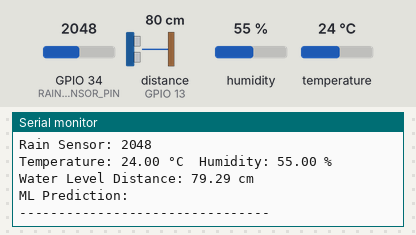
This sketch was run on a simulated ESP32. On the bench: the last lines printed to the serial monitor. Wiring (inferred from the names in the program): ultrasonic range finder: trigger GPIO 12; echo GPIO 13. Inputs (shaded band) come from the test bench; at power-on: distance to the obstacle (sensor on GPIO 13) 80 cm, humidity 55 %, GPIO 34 (RAIN_SENSOR_PIN) = 2048, temperature 24 °C. The echo pulse lasts 58.3 µs per cm; WiFi joins after 1.5 s; servers stay silent unless stated; uploads are accepted with an empty reply.

Above: at 2.7 s.
2.8 s: distance to the obstacle (sensor on GPIO 13) set to 2 cm
At 4.91 s:
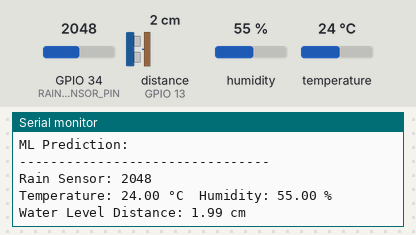
6.9 s: humidity set to 22 %
At 9.0 s:
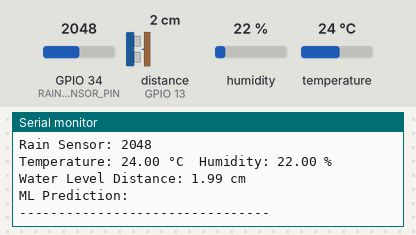
11.0 s: GPIO 34 (RAIN_SENSOR_PIN) set to 2866
At 11.36 s:
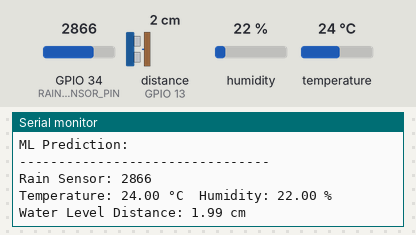
15.1 s: temperature set to 12 °C
At 17.81 s:
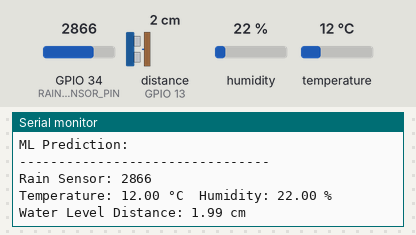
19.2 s: distance to the obstacle (sensor on GPIO 13) set to 4 cm
At 22.4 s:
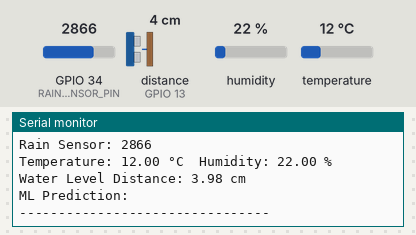
23.3 s: GPIO 34 (RAIN_SENSOR_PIN) set to 3972
At 24.26 s:
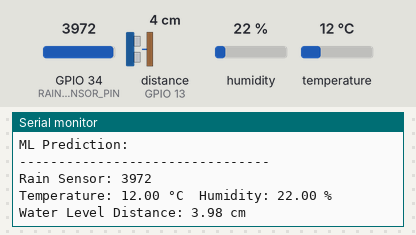
Timing chart, 0 to 26.3 s (numbered marks = the images above; inputs shaded):
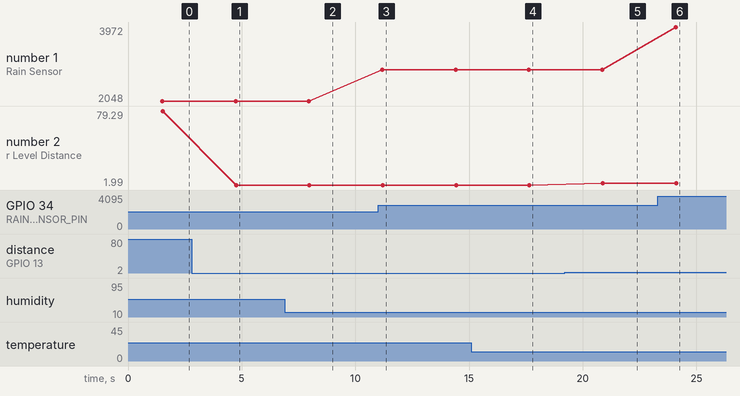

The sketch:

sensor_sender.ino
```cpp
#include <WiFi.h>
#include <HTTPClient.h>
#include "DHT.h"

// ---------- Pin definitions ----------
#define RAIN_SENSOR_PIN 34
#define DHTPIN 4
#define DHTTYPE DHT11
#define TRIG_PIN 12
#define ECHO_PIN 13

// ---------- Sensor objects ----------
DHT dht(DHTPIN, DHTTYPE);

// ---------- WiFi credentials ----------
const char* ssid = "YOUR_WIFI_SSID";
const char* password = "YOUR_WIFI_PASSWORD";

// ---------- Server endpoint ----------
String serverName = "http://YOUR_PC_IP:5000/predict";

// ---------- Ultrasonic function ----------
float readUltrasonic() {

  digitalWrite(TRIG_PIN, LOW);
  delayMicroseconds(2);

  digitalWrite(TRIG_PIN, HIGH);
  delayMicroseconds(10);
  digitalWrite(TRIG_PIN, LOW);

  long duration = pulseIn(ECHO_PIN, HIGH);
  float distance = duration * 0.034 / 2;

  return distance;
}

void setup() {

  Serial.begin(115200);

  dht.begin();

  pinMode(TRIG_PIN, OUTPUT);
  pinMode(ECHO_PIN, INPUT);

  // ---------- Connect WiFi ----------
  WiFi.begin(ssid, password);

  Serial.print("Connecting to WiFi");

  while (WiFi.status() != WL_CONNECTED) {
    delay(500);
    Serial.print(".");
  }

  Serial.println();
  Serial.println("WiFi Connected");
}

void loop() {

  // ---------- Rain Sensor ----------
  int rainValue = analogRead(RAIN_SENSOR_PIN);

  Serial.print("Rain Sensor: ");
  Serial.println(rainValue);

  // ---------- Temperature & Humidity ----------
  float temp = dht.readTemperature();
  float humidity = dht.readHumidity();

  Serial.print("Temperature: ");
  Serial.print(temp);
  Serial.print(" °C  ");

  Serial.print("Humidity: ");
  Serial.print(humidity);
  Serial.println(" %");

  // ---------- Ultrasonic Water Level ----------
  float waterLevel = readUltrasonic();

  Serial.print("Water Level Distance: ");
  Serial.print(waterLevel);
  Serial.println(" cm");

  // ---------- Send Data to ML Server ----------
  if (WiFi.status() == WL_CONNECTED) {

    HTTPClient http;

    http.begin(serverName);
    http.addHeader("Content-Type", "application/json");

    String jsonData = "{\"rain\":" + String(rainValue) +
                      ",\"temp\":" + String(temp) +
                      ",\"humidity\":" + String(humidity) +
                      ",\"waterLevel\":" + String(waterLevel) + "}";

    int httpResponseCode = http.POST(jsonData);

    if (httpResponseCode > 0) {

      String response = http.getString();

      Serial.print("ML Prediction: ");
      Serial.println(response);

    } else {

      Serial.print("Error sending request: ");
      Serial.println(httpResponseCode);

    }

    http.end();
  }

  Serial.println("--------------------------------");

  delay(3000);
}
```

Measured:
- after the input at 2.8 s, the serial monitor: prints a new line after 2.0 s (image 1)
- after the input at 6.9 s, the serial monitor: prints a new line after 1.1 s (image 2)
- after the input at 11.0 s, the serial monitor: prints a new line after 0.18 s (image 3)
- after the input at 15.1 s, the serial monitor: prints a new line after 2.6 s (image 4)
- after the input at 19.2 s, the serial monitor: prints a new line after 1.7 s (image 5)
- after the input at 23.3 s, the serial monitor: prints a new line after 0.78 s (image 6)
- plotted number 1: 2048 → 2866 after the input at 11.0 s, 2866 → 3972 after the input at 23.3 s
- plotted number 2: 79.29 → 1.99 after the input at 2.8 s, 1.99 → 3.98 after the input at 19.2 s
